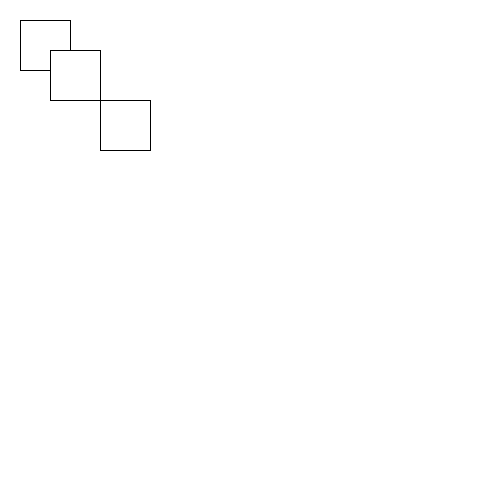
Frame 1 (no input)
Frame 60 (the mouse pressed at the canvas centre just before this capture): identical to frame 1, image omitted
Frame 120 (the mouse held since frame 60 and released just before this capture): identical to frame 1, image omitted

The Processing sketch that drew this single still picture (run headless with seeded random() and noise(); from frame 60 on, the mouse is pressed at the canvas centre):

// Processing sketch: processing_66622
// ── processing_66622.pde


int []arrayPosX;
int []arrayPosY;

//float x3=15;
//float s1=0.5;//zengjialiang
//float s2=0.5;
//float s3=0.5;

void setup(){
  size(500,500);
arrayPosX=new int[3];
arrayPosY=new int[3];
arrayPosX[0]=20;
arrayPosX[1]=50;
arrayPosX[2]=100;
arrayPosY[0]=20;
arrayPosY[1]=50;
arrayPosY[2]=100;

}


void draw(){
  background(255);

  for(int i=0; i<3; i++){
   if(mouseX>arrayPosX[i] && mouseX<arrayPosX[i]+50 && mouseY>arrayPosY[i] && mouseY< arrayPosY[i]+50){
  arrayPosX[i]++;
  arrayPosY[i]++;
  
   }  rect(arrayPosX[i],arrayPosY[i],50,50);
  }
}
